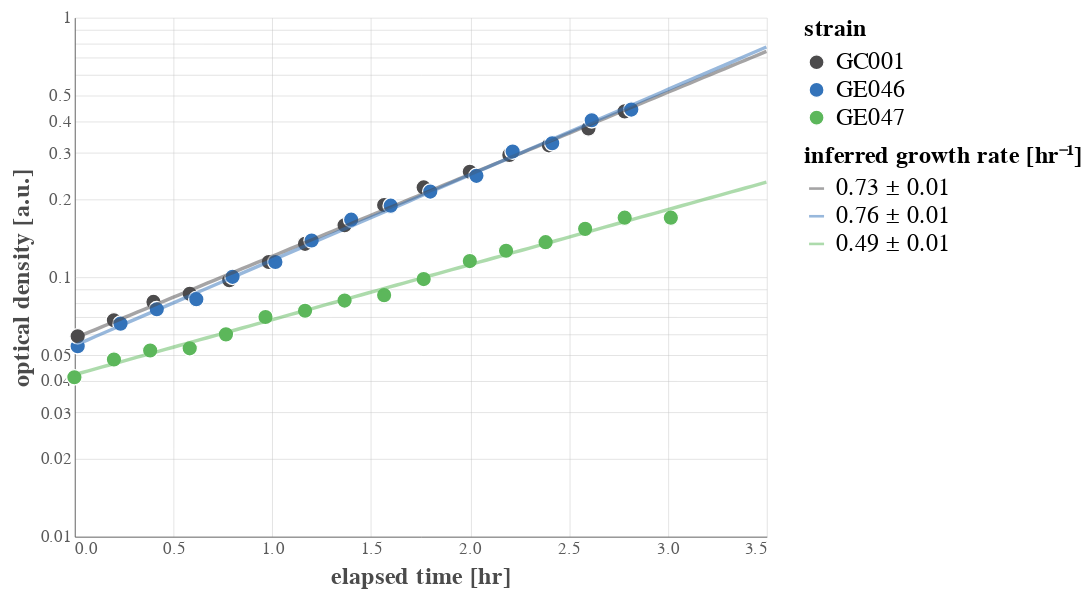

The notebook cell this image was saved under:
### Markdown cell above
## January 20

### Code cell
# Load and clean the data
jan20 = pd.read_csv('../../data/2021-01-20_r1_GE046_GE047_GC001_growth.csv')

#Drop the first time point because it is weird
jan20 = jan20[jan20['elapsed_time_min'] > 0]
jan20['elapsed_time_min'] -= jan20['elapsed_time_min'].min()
jan20['elapsed_time_hr'] = jan20['elapsed_time_min'].values / 60

# Plot!
base = alt.Chart(jan20).encode(
        x=alt.X(field='elapsed_time_hr', type='quantitative', title='elapsed time [hr]'),
        y=alt.Y(field='od_600nm', type='quantitative', title='optical density [a.u.]',
                scale=alt.Scale(type='log')),
        color=alt.Color(field='strain', type='nominal', title='strain'))
#         shape=alt.Shape(field='strain', type='nominal', title='strain'))

jan20_point = base.mark_point(size=80)


# SHow the optimal one
optimal = pd.DataFrame(np.array([time, np.exp(-3 + 0.9 * time)]).T, columns=['elapsed_time_hr', 'od_600'])

# optimal_plot = alt.Chart(optimal).encode(
#                 x=alt.X(field='elapsed_time_hr', type='quantitative', title=''),
#                 y=alt.Y(field='od_600', type='quantitative', title='',
#                         scale=alt.Scale(type='log'))).mark_line(color=colors['primary_red'])
    
    
    
# Compute the fits and plot on top.
time = np.linspace(0, 3.5, 100)
fit_stats = pd.DataFrame([])
fit_dfs = []
for g, d in jan20.groupby(['strain']):
    slope, inter, _, _, se = scipy.stats.linregress(d['elapsed_time_hr'].values, 
                                                    np.log(d['od_600nm'].values))
    fit_stats = fit_stats.append({'strain':g, 'intercept': inter, 'slope':slope, 'sem':se},
                            ignore_index=True)
              
    # Compute the fit over elapsed time
    fit = inter + slope * time
    _df = pd.DataFrame(np.array([time, np.exp(fit)]).T, columns=['elapsed_time_hr', 'od_600'])
    _df['strain'] = g
    _df['growth_rate'] = f'{slope:0.2f} ± {se:0.2f}'
    fit_dfs.append(_df)
    print(f"Strain {g}: λ = {slope:0.2f} ± {se:0.2f} hr^-1")
fit_df = pd.concat(fit_dfs)


fit_base = alt.Chart(fit_df).encode(
            x=alt.X(field='elapsed_time_hr', type='quantitative', title='elapsed time [hr]'),
            y=alt.Y(field='od_600', type='quantitative', title='optical density [a.u.]',
                    scale=alt.Scale(type='log')),
            color=alt.Color(field='growth_rate', type='nominal',
                            scale=alt.Scale(domain=fit_df['growth_rate'].unique(),
                                            range=palette[:3]),
                            title='inferred growth rate [hr\u207B\u00b9]'))

fit_plot = fit_base.mark_line(size=2, opacity=0.5)
layer = alt.layer(jan20_point, fit_plot).resolve_scale(color='independent')
layer
# layer.save('/Users/gchure/Desktop/2020-01-20_strain_growth.png')

### Figure 1 — Vega-Lite specification as saved in the notebook (floating-point values rounded to 4 significant figures; data arrays with more than 128 entries replaced by an {"elided": "..."} marker saying what was removed)
{"config": {"background": "white", "group": {"fill": "white"}, "view": {"strokeWidth": 0, "height": 300, "width": 400, "fill": "#ffffff"}, "point": {"size": 40, "filled": true, "opacity": 1, "strokeWidth": 0.75, "stroke": "#FFFFFF"}, "square": {"size": 40, "filled": true, "opacity": 1, "strokeWidth": 0.75, "stroke": "#FFFFFF"}, "circle": {"size": 40, "filled": true, "opacity": 1, "strokeWidth": 0.75, "stroke": "#FFFFFF"}, "line": {"size": 1}, "axis": {"domainColor": "#5b5b5b", "domainWidth": 0.5, "labelColor": "#5b5b5b", "labelFontSize": 10, "labelFont": "Nunito", "titleFont": "Nunito", "titleFontWeight": 700, "titleFontSize": 14, "titleColor": "#4b4b4b", "X": {"titleAnchor": "end"}, "Y": {"titleAnchor": "start"}, "grid": true, "gridColor": "#c1c1c1", "gridWidth": 0.25, "ticks": false}, "range": {"category": ["#4c4b4c", "#3373ba", "#5cb75b", "#d8534f", "#8066ad", "#f0ad4d"]}, "legend": {"labelFontSize": 14, "labelFont": "Nunito", "titleFont": "Nunito", "titleFontSize": 14, "titleFontWeight": 700, "titleFontColor": "#44b4b4b", "symbolSize": 75}, "title": {"font": "Nunito", "fontWeight": 700, "fontSize": 14, "fontColor": "#4b4b4b", "anchor": "start"}}, "layer": [{"data": {"name": "data-b3bc7db928d183589fdd2181b8d7bbc0"}, "mark": {"type": "point", "size": 80}, "encoding": {"color": {"type": "nominal", "field": "strain", "title": "strain"}, "x": {"type": "quantitative", "field": "elapsed_time_hr", "title": "elapsed time [hr]"}, "y": {"type": "quantitative", "field": "od_600nm", "scale": {"type": "log"}, "title": "optical density [a.u.]"}}}, {"data": {"name": "data-1732067ed7ee91d97b3f45de4e0fb44a"}, "mark": {"type": "line", "opacity": 0.5, "size": 2}, "encoding": {"color": {"type": "nominal", "field": "growth_rate", "scale": {"domain": ["0.73 ± 0.01", "0.76 ± 0.01", "0.49 ± 0.01"], "range": ["#4c4b4c", "#3373ba", "#5cb75b"]}, "title": "inferred growth rate [hr⁻¹]"}, "x": {"type": "quantitative", "field": "elapsed_time_hr", "title": "elapsed time [hr]"}, "y": {"type": "quantitative", "field": "od_600", "scale": {"type": "log"}, "title": "optical density [a.u.]"}}}], "resolve": {"scale": {"color": "independent"}}, "$schema": "https://vega.github.io/schema/vega-lite/v4.8.1.json", "datasets": {"data-b3bc7db928d183589fdd2181b8d7bbc0": [{"clock_time": "12:33", "elapsed_time_min": 1, "strain": "GE046", "od_600nm": 0.054, "carbon_source": "glucose", "date": "2021-01-20", "elapsed_time_hr": 0.01667}, {"clock_time": "12:33", "elapsed_time_min": 0, "strain": "GE047", "od_600nm": 0.041, "carbon_source": "glucose", "date": "2021-01-20", "elapsed_time_hr": 0.0}, {"clock_time": "12:34", "elapsed_time_min": 1, "strain": "GC001", "od_600nm": 0.059, "carbon_source": "glucose", "date": "2021-01-20", "elapsed_time_hr": 0.01667}, {"clock_time": "12:45", "elapsed_time_min": 12, "strain": "GE047", "od_600nm": 0.048, "carbon_source": "glucose", "date": "2021-01-20", "elapsed_time_hr": 0.2}, {"clock_time": "12:45", "elapsed_time_min": 12, "strain": "GC001", "od_600nm": 0.068, "carbon_source": "glucose", "date": "2021-01-20", "elapsed_time_hr": 0.2}, {"clock_time": "12:46", "elapsed_time_min": 14, "strain": "GE046", "od_600nm": 0.066, "carbon_source": "glucose", "date": "2021-01-20", "elapsed_time_hr": 0.2333}, {"clock_time": "12:56", "elapsed_time_min": 23, "strain": "GE047", "od_600nm": 0.052, "carbon_source": "glucose", "date": "2021-01-20", "elapsed_time_hr": 0.3833}, {"clock_time": "12:57", "elapsed_time_min": 24, "strain": "GC001", "od_600nm": 0.08, "carbon_source": "glucose", "date": "2021-01-20", "elapsed_time_hr": 0.4}, {"clock_time": "12:57", "elapsed_time_min": 25, "strain": "GE046", "od_600nm": 0.075, "carbon_source": "glucose", "date": "2021-01-20", "elapsed_time_hr": 0.4167}, {"clock_time": "13:08", "elapsed_time_min": 35, "strain": "GE047", "od_600nm": 0.053, "carbon_source": "glucose", "date": "2021-01-20", "elapsed_time_hr": 0.5833}, {"clock_time": "13:08", "elapsed_time_min": 35, "strain": "GC001", "od_600nm": 0.086, "carbon_source": "glucose", "date": "2021-01-20", "elapsed_time_hr": 0.5833}, {"clock_time": "13:09", "elapsed_time_min": 37, "strain": "GE046", "od_600nm": 0.082, "carbon_source": "glucose", "date": "2021-01-20", "elapsed_time_hr": 0.6167}, {"clock_time": "13:19", "elapsed_time_min": 46, "strain": "GE047", "od_600nm": 0.06, "carbon_source": "glucose", "date": "2021-01-20", "elapsed_time_hr": 0.7667}, {"clock_time": "13:20", "elapsed_time_min": 47, "strain": "GC001", "od_600nm": 0.097, "carbon_source": "glucose", "date": "2021-01-20", "elapsed_time_hr": 0.7833}, {"clock_time": "13:20", "elapsed_time_min": 48, "strain": "GE046", "od_600nm": 0.1, "carbon_source": "glucose", "date": "2021-01-20", "elapsed_time_hr": 0.8}, {"clock_time": "13:31", "elapsed_time_min": 58, "strain": "GE047", "od_600nm": 0.07, "carbon_source": "glucose", "date": "2021-01-20", "elapsed_time_hr": 0.9667}, {"clock_time": "13:32", "elapsed_time_min": 59, "strain": "GC001", "od_600nm": 0.114, "carbon_source": "glucose", "date": "2021-01-20", "elapsed_time_hr": 0.9833}, {"clock_time": "13:33", "elapsed_time_min": 61, "strain": "GE046", "od_600nm": 0.114, "carbon_source": "glucose", "date": "2021-01-20", "elapsed_time_hr": 1.017}, {"clock_time": "13:43", "elapsed_time_min": 70, "strain": "GE047", "od_600nm": 0.074, "carbon_source": "glucose", "date": "2021-01-20", "elapsed_time_hr": 1.167}, {"clock_time": "13:43", "elapsed_time_min": 70, "strain": "GC001", "od_600nm": 0.134, "carbon_source": "glucose", "date": "2021-01-20", "elapsed_time_hr": 1.167}, {"clock_time": "13:44", "elapsed_time_min": 72, "strain": "GE046", "od_600nm": 0.138, "carbon_source": "glucose", "date": "2021-01-20", "elapsed_time_hr": 1.2}, {"clock_time": "13:55", "elapsed_time_min": 82, "strain": "GE047", "od_600nm": 0.081, "carbon_source": "glucose", "date": "2021-01-20", "elapsed_time_hr": 1.367}, {"clock_time": "13:55", "elapsed_time_min": 82, "strain": "GC001", "od_600nm": 0.158, "carbon_source": "glucose", "date": "2021-01-20", "elapsed_time_hr": 1.367}, {"clock_time": "13:56", "elapsed_time_min": 84, "strain": "GE046", "od_600nm": 0.166, "carbon_source": "glucose", "date": "2021-01-20", "elapsed_time_hr": 1.4}, {"clock_time": "14:07", "elapsed_time_min": 94, "strain": "GE047", "od_600nm": 0.085, "carbon_source": "glucose", "date": "2021-01-20", "elapsed_time_hr": 1.567}, {"clock_time": "14:07", "elapsed_time_min": 94, "strain": "GC001", "od_600nm": 0.189, "carbon_source": "glucose", "date": "2021-01-20", "elapsed_time_hr": 1.567}, {"clock_time": "14:08", "elapsed_time_min": 96, "strain": "GE046", "od_600nm": 0.188, "carbon_source": "glucose", "date": "2021-01-20", "elapsed_time_hr": 1.6}, {"clock_time": "14:19", "elapsed_time_min": 106, "strain": "GE047", "od_600nm": 0.098, "carbon_source": "glucose", "date": "2021-01-20", "elapsed_time_hr": 1.767}, {"clock_time": "14:19", "elapsed_time_min": 106, "strain": "GC001", "od_600nm": 0.221, "carbon_source": "glucose", "date": "2021-01-20", "elapsed_time_hr": 1.767}, {"clock_time": "14:20", "elapsed_time_min": 108, "strain": "GE046", "od_600nm": 0.213, "carbon_source": "glucose", "date": "2021-01-20", "elapsed_time_hr": 1.8}, {"clock_time": "14:33", "elapsed_time_min": 120, "strain": "GE047", "od_600nm": 0.115, "carbon_source": "glucose", "date": "2021-01-20", "elapsed_time_hr": 2.0}, {"clock_time": "14:33", "elapsed_time_min": 120, "strain": "GC001", "od_600nm": 0.254, "carbon_source": "glucose", "date": "2021-01-20", "elapsed_time_hr": 2.0}, {"clock_time": "14:34", "elapsed_time_min": 122, "strain": "GE046", "od_600nm": 0.245, "carbon_source": "glucose", "date": "2021-01-20", "elapsed_time_hr": 2.033}, {"clock_time": "14:44", "elapsed_time_min": 131, "strain": "GE047", "od_600nm": 0.126, "carbon_source": "glucose", "date": "2021-01-20", "elapsed_time_hr": 2.183}, {"clock_time": "14:45", "elapsed_time_min": 132, "strain": "GC001", "od_600nm": 0.295, "carbon_source": "glucose", "date": "2021-01-20", "elapsed_time_hr": 2.2}, {"clock_time": "14:45", "elapsed_time_min": 133, "strain": "GE046", "od_600nm": 0.304, "carbon_source": "glucose", "date": "2021-01-20", "elapsed_time_hr": 2.217}, {"clock_time": "14:56", "elapsed_time_min": 143, "strain": "GE047", "od_600nm": 0.136, "carbon_source": "glucose", "date": "2021-01-20", "elapsed_time_hr": 2.383}, {"clock_time": "14:57", "elapsed_time_min": 144, "strain": "GC001", "od_600nm": 0.321, "carbon_source": "glucose", "date": "2021-01-20", "elapsed_time_hr": 2.4}, {"clock_time": "14:57", "elapsed_time_min": 145, "strain": "GE046", "od_600nm": 0.327, "carbon_source": "glucose", "date": "2021-01-20", "elapsed_time_hr": 2.417}, {"clock_time": "15:08", "elapsed_time_min": 155, "strain": "GE047", "od_600nm": 0.153, "carbon_source": "glucose", "date": "2021-01-20", "elapsed_time_hr": 2.583}, {"clock_time": "15:09", "elapsed_time_min": 156, "strain": "GC001", "od_600nm": 0.373, "carbon_source": "glucose", "date": "2021-01-20", "elapsed_time_hr": 2.6}, {"clock_time": "15:09", "elapsed_time_min": 157, "strain": "GE046", "od_600nm": 0.401, "carbon_source": "glucose", "date": "2021-01-20", "elapsed_time_hr": 2.617}, {"clock_time": "15:20", "elapsed_time_min": 167, "strain": "GE047", "od_600nm": 0.169, "carbon_source": "glucose", "date": "2021-01-20", "elapsed_time_hr": 2.783}, {"clock_time": "15:20", "elapsed_time_min": 167, "strain": "GC001", "od_600nm": 0.434, "carbon_source": "glucose", "date": "2021-01-20", "elapsed_time_hr": 2.783}, {"clock_time": "15:21", "elapsed_time_min": 169, "strain": "GE046", "od_600nm": 0.441, "carbon_source": "glucose", "date": "2021-01-20", "elapsed_time_hr": 2.817}, {"clock_time": "15:33", "elapsed_time_min": 181, "strain": "GE047", "od_600nm": 0.169, "carbon_source": "glucose", "date": "2021-01-20", "elapsed_time_hr": 3.017}], "data-1732067ed7ee91d97b3f45de4e0fb44a": {"elided": "300 records"}}}
